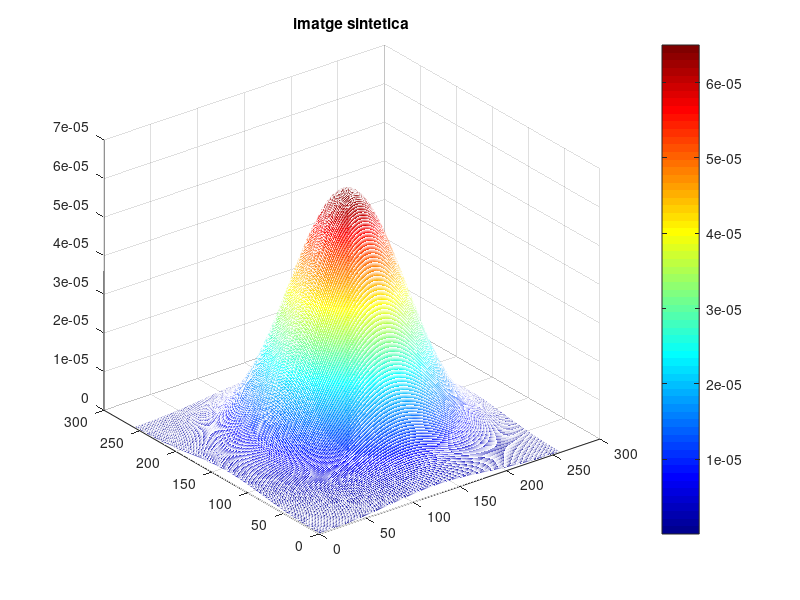
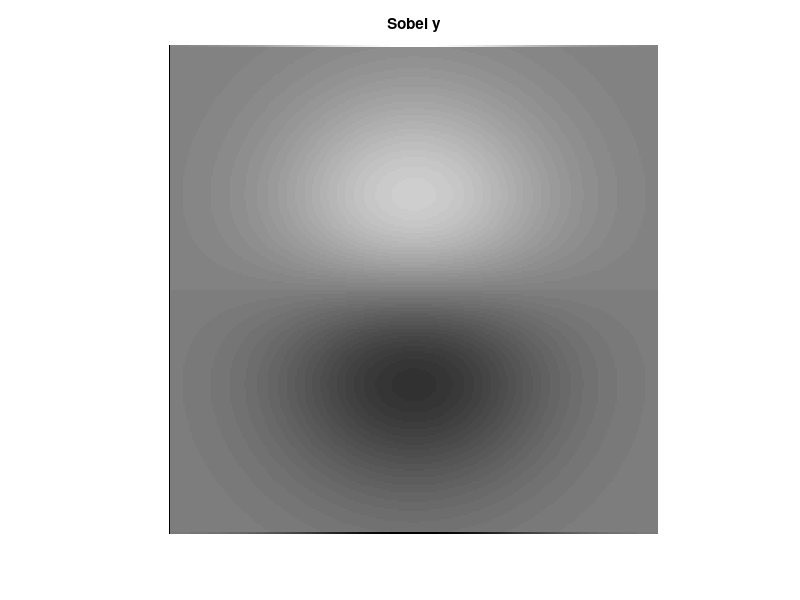
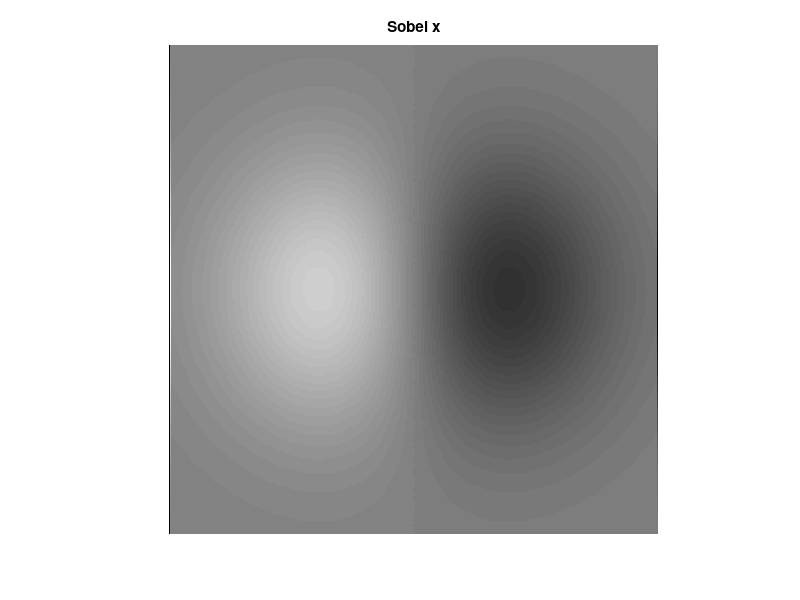
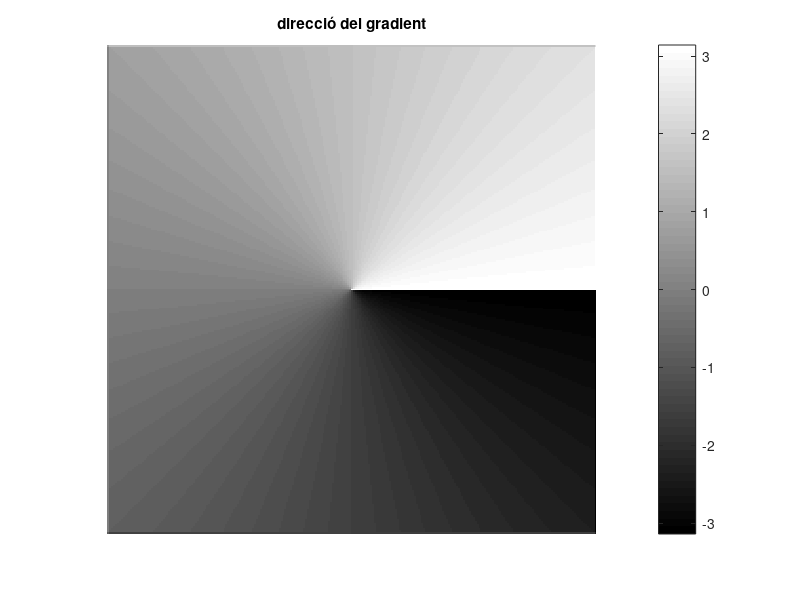

Reproduce these figures in MATLAB, in order. (Note: this script raises an error after producing the figures.)
%% 1- crear la imatge
im = fspecial('gaussian', 257, 50);
im_double = double(im);
figure, mesh(im_double), title('imatge sintetica');
colormap jet; colorbar;
pause(1);

%% 2- gradient vertical y el horizontal, calcular el mòdul i direcció del gradient
Sy = fspecial('sobel');
Gy = imfilter(double(im), Sy,'conv');
figure; var = axes;
imshow(Gy,[]);title(var,'Sobel y');

pause(1);

Gx = imfilter(double(im), Sy','conv');
figure; var = axes;
imshow(Gx,[]);title(var,'Sobel x');
pause(1);

dir = atan2(Gy,Gx);
figure;imshow(dir, []);title('direcció del gradient');
colormap hsv; colorbar;

%% 3- representar el modul del gradient
mod = sqrt(Gx.^2+Gy.^2);
figure,imshow(mod, []),title('modul del gradient');
colormap jet; colorbar;
pause(1);

% el gradient més elevat el trobem en les zones en -sigma i +sigma que es
% quan tenim un canvi de creixement mes accelerat

%% 4- calcular histograma de la imatge d'orientacions del gradient

im_escalada = dir - min(dir(:));
im_escalada = im_escalada ./ max(im_escalada(:)) * 360;

num_bins = 360;
histo = histcounts(im_escalada, num_bins, 'BinLimits', [0, 360]);

figure; bar(0:359, histo);
xlabel('Orientació del Gradient (graus)'); ylabel('Freq');
title('Histograma orientacions gradient');

% l'histograma no és uniforme, veiem que es repeteix un patró cíclicament
% amb pics regulars perque los patrons de la imagen tenen una forma
% simétrica y periódica. Per això els gradients es distribueixen de manera
% unfiorme en certes direccions.
